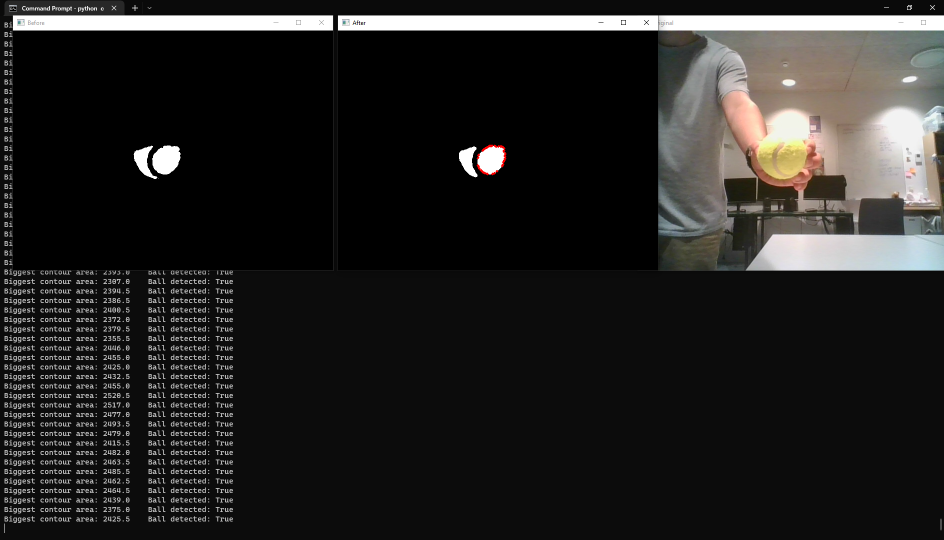
#> input picture experiments/experiment6 (ball detection good light)/original/2022-10-22_20-45-11.png, 1888 x 1080 px, given in place of the camera (shown at 1/2 size)
$ python ballTracking.py
#> lines starting #> are read from the running program, lines starting #| are printed output that depends on the picture
from collections import deque
from unicodedata import name #like list, but faster append and pop
from imutils.video import VideoStream
import numpy as np
import argparse
import cv2
import imutils
import time

def getBallCoords(laptopWebcam=False):
    # define the lower and upper boundaries of the "green"
    # ball in the HSV color space, then initialize the
    # list of tracked points
#> called with laptopWebcam = True
    colourTresholdLower = (0, 157, 167)
    colourTresholdUpper = (134, 255, 255)
    tailLength = 64
    pts = deque(maxlen=tailLength)
    # grab the reference to the webcam
    vs = VideoStream(src=0).start()
    # allow the camera or video file to warm up
    time.sleep(5.0)


    # keep looping
    while True:
        # grab the current frame
        frame = vs.read()
#> frame is the input picture: shape (1080, 1888, 3); mean B, G, R 34.4, 35.6, 36.6
        # resize the frame, blur it, and convert it to the HSV
        # color space
        frame = imutils.resize(frame, width=600)
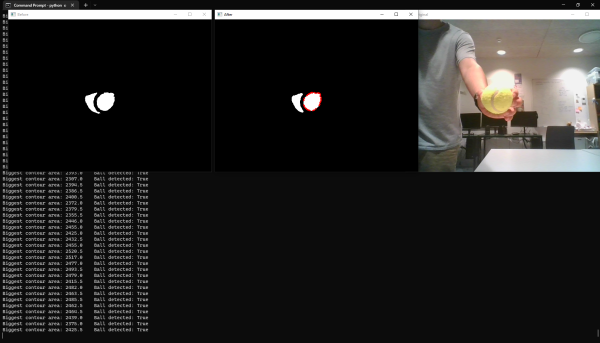
#> frame: shape (343, 600, 3); mean B, G, R 34.4, 35.6, 36.6
        blurred = cv2.GaussianBlur(frame, (11, 11), 0)
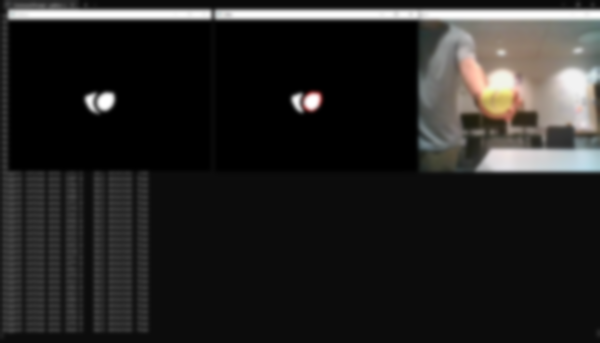
#> blurred: shape (343, 600, 3); mean B, G, R 34.5, 35.7, 36.6
        hsv = cv2.cvtColor(blurred, cv2.COLOR_BGR2HSV)
#> hsv: shape (343, 600, 3); mean H, S, V 5.9, 5.6, 37
        # construct a mask for the color "green", then perform
        # a series of dilations and erosions to remove any small
        # blobs left in the mask
        mask = cv2.inRange(hsv, colourTresholdLower, colourTresholdUpper)
#> mask: shape (343, 600); every value is 0
        mask = cv2.erode(mask, None, iterations=2)
        mask = cv2.dilate(mask, None, iterations=2)

        # find contours in the mask and initialize the current
        # (x, y) center of the ball
        contours = cv2.findContours(mask.copy(), cv2.RETR_EXTERNAL, cv2.CHAIN_APPROX_SIMPLE)
#> contours = 0 contours
        contours = imutils.grab_contours(contours)
#> contours = []
        center = None
        # only proceed if at least one contour was found
        if len(contours) > 0:
            # find the largest contour in the mask, then use
            # it to compute the minimum enclosing circle and
            # centroid
            c = max(contours, key=cv2.contourArea)
            ((x, y), radius) = cv2.minEnclosingCircle(c)
            M = cv2.moments(c)
            center = (int(M["m10"] / M["m00"]), int(M["m01"] / M["m00"]))
            print("Coordinates of ball: ", center)
            # only proceed if the radius meets a minimum size
            if radius > 10:
                # draw the circle and centroid on the frame,
                # then update the list of tracked points
                cv2.circle(frame, (int(x), int(y)), int(radius),
                    (0, 255, 255), 2)
                cv2.circle(frame, center, 5, (0, 0, 255), -1)
        else:
            print("NO BALL FOUND!!!")

        # update the points queue
        pts.appendleft(center)

        if laptopWebcam:
            # loop over the set of tracked points
            for i in range(1, len(pts)):
                # if either of the tracked points are None, ignore
                # them
                if pts[i - 1] is None or pts[i] is None:
                    continue
                # otherwise, compute the thickness of the line and
                # draw the connecting lines
                thickness = int(np.sqrt(tailLength / float(i + 1)) * 2.5)
                cv2.line(frame, pts[i - 1], pts[i], (0, 0, 255), thickness)
            # show the frame to our screen
            cv2.imshow("Frame", frame)
            # if the 'q' key is pressed, stop the loop
            key = cv2.waitKey(1) & 0xFF
#> (key q is pressed here)
            if key == ord("q"):
                break
        else:
            return center, radius

    # stop the camera video stream
    vs.stop()
    # close all windows
    cv2.destroyAllWindows()


if __name__ == "__main__":
    getBallCoords(laptopWebcam=True)
